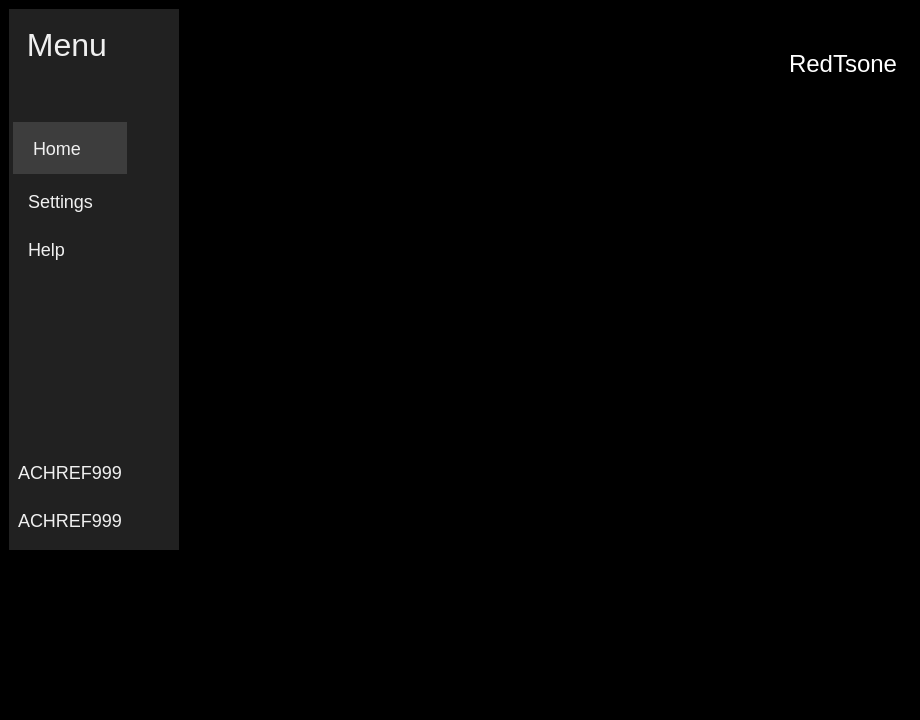
<?xml version="1.0" encoding="UTF-8"?>
<ui version="4.0">
 <class>MainWindow</class>
 <widget class="QMainWindow" name="MainWindow">
  <property name="geometry">
   <rect>
    <x>0</x>
    <y>0</y>
    <width>920</width>
    <height>720</height>
   </rect>
  </property>
  <property name="palette">
   <palette>
    <active>
     <colorrole role="WindowText">
      <brush brushstyle="SolidPattern">
       <color alpha="255">
        <red>255</red>
        <green>255</green>
        <blue>255</blue>
       </color>
      </brush>
     </colorrole>
     <colorrole role="Button">
      <brush brushstyle="SolidPattern">
       <color alpha="255">
        <red>0</red>
        <green>0</green>
        <blue>0</blue>
       </color>
      </brush>
     </colorrole>
     <colorrole role="Light">
      <brush brushstyle="SolidPattern">
       <color alpha="255">
        <red>0</red>
        <green>0</green>
        <blue>0</blue>
       </color>
      </brush>
     </colorrole>
     <colorrole role="Midlight">
      <brush brushstyle="SolidPattern">
       <color alpha="255">
        <red>0</red>
        <green>0</green>
        <blue>0</blue>
       </color>
      </brush>
     </colorrole>
     <colorrole role="Dark">
      <brush brushstyle="SolidPattern">
       <color alpha="255">
        <red>0</red>
        <green>0</green>
        <blue>0</blue>
       </color>
      </brush>
     </colorrole>
     <colorrole role="Mid">
      <brush brushstyle="SolidPattern">
       <color alpha="255">
        <red>0</red>
        <green>0</green>
        <blue>0</blue>
       </color>
      </brush>
     </colorrole>
     <colorrole role="Text">
      <brush brushstyle="SolidPattern">
       <color alpha="255">
        <red>255</red>
        <green>255</green>
        <blue>255</blue>
       </color>
      </brush>
     </colorrole>
     <colorrole role="BrightText">
      <brush brushstyle="SolidPattern">
       <color alpha="255">
        <red>255</red>
        <green>255</green>
        <blue>255</blue>
       </color>
      </brush>
     </colorrole>
     <colorrole role="ButtonText">
      <brush brushstyle="SolidPattern">
       <color alpha="255">
        <red>255</red>
        <green>255</green>
        <blue>255</blue>
       </color>
      </brush>
     </colorrole>
     <colorrole role="Base">
      <brush brushstyle="SolidPattern">
       <color alpha="255">
        <red>0</red>
        <green>0</green>
        <blue>0</blue>
       </color>
      </brush>
     </colorrole>
     <colorrole role="Window">
      <brush brushstyle="SolidPattern">
       <color alpha="255">
        <red>0</red>
        <green>0</green>
        <blue>0</blue>
       </color>
      </brush>
     </colorrole>
     <colorrole role="Shadow">
      <brush brushstyle="SolidPattern">
       <color alpha="255">
        <red>0</red>
        <green>0</green>
        <blue>0</blue>
       </color>
      </brush>
     </colorrole>
     <colorrole role="AlternateBase">
      <brush brushstyle="SolidPattern">
       <color alpha="255">
        <red>0</red>
        <green>0</green>
        <blue>0</blue>
       </color>
      </brush>
     </colorrole>
     <colorrole role="ToolTipBase">
      <brush brushstyle="SolidPattern">
       <color alpha="255">
        <red>255</red>
        <green>255</green>
        <blue>220</blue>
       </color>
      </brush>
     </colorrole>
     <colorrole role="ToolTipText">
      <brush brushstyle="SolidPattern">
       <color alpha="255">
        <red>0</red>
        <green>0</green>
        <blue>0</blue>
       </color>
      </brush>
     </colorrole>
     <colorrole role="PlaceholderText">
      <brush brushstyle="SolidPattern">
       <color alpha="128">
        <red>255</red>
        <green>255</green>
        <blue>255</blue>
       </color>
      </brush>
     </colorrole>
    </active>
    <inactive>
     <colorrole role="WindowText">
      <brush brushstyle="SolidPattern">
       <color alpha="255">
        <red>255</red>
        <green>255</green>
        <blue>255</blue>
       </color>
      </brush>
     </colorrole>
     <colorrole role="Button">
      <brush brushstyle="SolidPattern">
       <color alpha="255">
        <red>0</red>
        <green>0</green>
        <blue>0</blue>
       </color>
      </brush>
     </colorrole>
     <colorrole role="Light">
      <brush brushstyle="SolidPattern">
       <color alpha="255">
        <red>0</red>
        <green>0</green>
        <blue>0</blue>
       </color>
      </brush>
     </colorrole>
     <colorrole role="Midlight">
      <brush brushstyle="SolidPattern">
       <color alpha="255">
        <red>0</red>
        <green>0</green>
        <blue>0</blue>
       </color>
      </brush>
     </colorrole>
     <colorrole role="Dark">
      <brush brushstyle="SolidPattern">
       <color alpha="255">
        <red>0</red>
        <green>0</green>
        <blue>0</blue>
       </color>
      </brush>
     </colorrole>
     <colorrole role="Mid">
      <brush brushstyle="SolidPattern">
       <color alpha="255">
        <red>0</red>
        <green>0</green>
        <blue>0</blue>
       </color>
      </brush>
     </colorrole>
     <colorrole role="Text">
      <brush brushstyle="SolidPattern">
       <color alpha="255">
        <red>255</red>
        <green>255</green>
        <blue>255</blue>
       </color>
      </brush>
     </colorrole>
     <colorrole role="BrightText">
      <brush brushstyle="SolidPattern">
       <color alpha="255">
        <red>255</red>
        <green>255</green>
        <blue>255</blue>
       </color>
      </brush>
     </colorrole>
     <colorrole role="ButtonText">
      <brush brushstyle="SolidPattern">
       <color alpha="255">
        <red>255</red>
        <green>255</green>
        <blue>255</blue>
       </color>
      </brush>
     </colorrole>
     <colorrole role="Base">
      <brush brushstyle="SolidPattern">
       <color alpha="255">
        <red>0</red>
        <green>0</green>
        <blue>0</blue>
       </color>
      </brush>
     </colorrole>
     <colorrole role="Window">
      <brush brushstyle="SolidPattern">
       <color alpha="255">
        <red>0</red>
        <green>0</green>
        <blue>0</blue>
       </color>
      </brush>
     </colorrole>
     <colorrole role="Shadow">
      <brush brushstyle="SolidPattern">
       <color alpha="255">
        <red>0</red>
        <green>0</green>
        <blue>0</blue>
       </color>
      </brush>
     </colorrole>
     <colorrole role="AlternateBase">
      <brush brushstyle="SolidPattern">
       <color alpha="255">
        <red>0</red>
        <green>0</green>
        <blue>0</blue>
       </color>
      </brush>
     </colorrole>
     <colorrole role="ToolTipBase">
      <brush brushstyle="SolidPattern">
       <color alpha="255">
        <red>255</red>
        <green>255</green>
        <blue>220</blue>
       </color>
      </brush>
     </colorrole>
     <colorrole role="ToolTipText">
      <brush brushstyle="SolidPattern">
       <color alpha="255">
        <red>0</red>
        <green>0</green>
        <blue>0</blue>
       </color>
      </brush>
     </colorrole>
     <colorrole role="PlaceholderText">
      <brush brushstyle="SolidPattern">
       <color alpha="128">
        <red>255</red>
        <green>255</green>
        <blue>255</blue>
       </color>
      </brush>
     </colorrole>
    </inactive>
    <disabled>
     <colorrole role="WindowText">
      <brush brushstyle="SolidPattern">
       <color alpha="255">
        <red>0</red>
        <green>0</green>
        <blue>0</blue>
       </color>
      </brush>
     </colorrole>
     <colorrole role="Button">
      <brush brushstyle="SolidPattern">
       <color alpha="255">
        <red>0</red>
        <green>0</green>
        <blue>0</blue>
       </color>
      </brush>
     </colorrole>
     <colorrole role="Light">
      <brush brushstyle="SolidPattern">
       <color alpha="255">
        <red>0</red>
        <green>0</green>
        <blue>0</blue>
       </color>
      </brush>
     </colorrole>
     <colorrole role="Midlight">
      <brush brushstyle="SolidPattern">
       <color alpha="255">
        <red>0</red>
        <green>0</green>
        <blue>0</blue>
       </color>
      </brush>
     </colorrole>
     <colorrole role="Dark">
      <brush brushstyle="SolidPattern">
       <color alpha="255">
        <red>0</red>
        <green>0</green>
        <blue>0</blue>
       </color>
      </brush>
     </colorrole>
     <colorrole role="Mid">
      <brush brushstyle="SolidPattern">
       <color alpha="255">
        <red>0</red>
        <green>0</green>
        <blue>0</blue>
       </color>
      </brush>
     </colorrole>
     <colorrole role="Text">
      <brush brushstyle="SolidPattern">
       <color alpha="255">
        <red>0</red>
        <green>0</green>
        <blue>0</blue>
       </color>
      </brush>
     </colorrole>
     <colorrole role="BrightText">
      <brush brushstyle="SolidPattern">
       <color alpha="255">
        <red>255</red>
        <green>255</green>
        <blue>255</blue>
       </color>
      </brush>
     </colorrole>
     <colorrole role="ButtonText">
      <brush brushstyle="SolidPattern">
       <color alpha="255">
        <red>0</red>
        <green>0</green>
        <blue>0</blue>
       </color>
      </brush>
     </colorrole>
     <colorrole role="Base">
      <brush brushstyle="SolidPattern">
       <color alpha="255">
        <red>0</red>
        <green>0</green>
        <blue>0</blue>
       </color>
      </brush>
     </colorrole>
     <colorrole role="Window">
      <brush brushstyle="SolidPattern">
       <color alpha="255">
        <red>0</red>
        <green>0</green>
        <blue>0</blue>
       </color>
      </brush>
     </colorrole>
     <colorrole role="Shadow">
      <brush brushstyle="SolidPattern">
       <color alpha="255">
        <red>0</red>
        <green>0</green>
        <blue>0</blue>
       </color>
      </brush>
     </colorrole>
     <colorrole role="AlternateBase">
      <brush brushstyle="SolidPattern">
       <color alpha="255">
        <red>0</red>
        <green>0</green>
        <blue>0</blue>
       </color>
      </brush>
     </colorrole>
     <colorrole role="ToolTipBase">
      <brush brushstyle="SolidPattern">
       <color alpha="255">
        <red>255</red>
        <green>255</green>
        <blue>220</blue>
       </color>
      </brush>
     </colorrole>
     <colorrole role="ToolTipText">
      <brush brushstyle="SolidPattern">
       <color alpha="255">
        <red>0</red>
        <green>0</green>
        <blue>0</blue>
       </color>
      </brush>
     </colorrole>
     <colorrole role="PlaceholderText">
      <brush brushstyle="SolidPattern">
       <color alpha="128">
        <red>255</red>
        <green>255</green>
        <blue>255</blue>
       </color>
      </brush>
     </colorrole>
    </disabled>
   </palette>
  </property>
  <property name="windowTitle">
   <string>MainWindow</string>
  </property>
  <property name="styleSheet">
   <string notr="true">border:0px;
padding:0px;</string>
  </property>
  <widget class="QWidget" name="centralwidget">
   <property name="styleSheet">
    <string notr="true">padding:0px;
border:0px;</string>
   </property>
   <layout class="QGridLayout" name="gridLayout_3">
    <item row="0" column="0">
     <widget class="QWidget" name="MainWidget" native="true">
      <property name="styleSheet">
       <string notr="true">border:0px;
QPushButton::hover{
background-color:#3d3d3d;
}</string>
      </property>
      <widget class="QWidget" name="widget" native="true">
       <property name="geometry">
        <rect>
         <x>-10</x>
         <y>-10</y>
         <width>180</width>
         <height>551</height>
        </rect>
       </property>
       <property name="maximumSize">
        <size>
         <width>180</width>
         <height>16777215</height>
        </size>
       </property>
       <property name="styleSheet">
        <string notr="true">background-color:#212121;
color:white;
font-size:18px;
</string>
       </property>
       <widget class="QPushButton" name="Home">
        <property name="geometry">
         <rect>
          <x>9</x>
          <y>123</y>
          <width>119</width>
          <height>52</height>
         </rect>
        </property>
        <property name="styleSheet">
         <string notr="true">color:#f0f0f0;
border:0px;
text-align:left;
margin-left:5px;
padding:10px;
background-color:#3d3d3d;</string>
        </property>
        <property name="text">
         <string>  Home</string>
        </property>
        <property name="icon">
         <iconset>
          <normaloff>home.png</normaloff>home.png</iconset>
        </property>
        <property name="iconSize">
         <size>
          <width>32</width>
          <height>32</height>
         </size>
        </property>
        <property name="flat">
         <bool>true</bool>
        </property>
       </widget>
       <widget class="QPushButton" name="Settings">
        <property name="geometry">
         <rect>
          <x>9</x>
          <y>181</y>
          <width>126</width>
          <height>42</height>
         </rect>
        </property>
        <property name="styleSheet">
         <string notr="true">color:#f0f0f0;
border:0px;
text-align:left;
margin-left:5px;
padding:5px;</string>
        </property>
        <property name="text">
         <string>  Settings</string>
        </property>
        <property name="icon">
         <iconset>
          <normaloff>settings.png</normaloff>settings.png</iconset>
        </property>
        <property name="iconSize">
         <size>
          <width>32</width>
          <height>32</height>
         </size>
        </property>
        <property name="flat">
         <bool>true</bool>
        </property>
       </widget>
       <widget class="QPushButton" name="Help">
        <property name="geometry">
         <rect>
          <x>9</x>
          <y>229</y>
          <width>98</width>
          <height>42</height>
         </rect>
        </property>
        <property name="styleSheet">
         <string notr="true">color:#f0f0f0;
border:0px;
text-align:left;
margin-left:5px;
padding:5px;</string>
        </property>
        <property name="text">
         <string>  Help</string>
        </property>
        <property name="icon">
         <iconset>
          <normaloff>help.png</normaloff>help.png</iconset>
        </property>
        <property name="iconSize">
         <size>
          <width>32</width>
          <height>32</height>
         </size>
        </property>
        <property name="flat">
         <bool>true</bool>
        </property>
       </widget>
       <widget class="QPushButton" name="Linkedin">
        <property name="geometry">
         <rect>
          <x>9</x>
          <y>452</y>
          <width>145</width>
          <height>42</height>
         </rect>
        </property>
        <property name="styleSheet">
         <string notr="true">color:#f0f0f0;
border:0px;
text-align:left;
margin-left:5px;
padding:5px;</string>
        </property>
        <property name="text">
         <string>ACHREF999</string>
        </property>
        <property name="icon">
         <iconset>
          <normaloff>Linkedin.png</normaloff>Linkedin.png</iconset>
        </property>
        <property name="iconSize">
         <size>
          <width>32</width>
          <height>32</height>
         </size>
        </property>
        <property name="flat">
         <bool>true</bool>
        </property>
       </widget>
       <widget class="QPushButton" name="Github">
        <property name="geometry">
         <rect>
          <x>9</x>
          <y>500</y>
          <width>145</width>
          <height>42</height>
         </rect>
        </property>
        <property name="styleSheet">
         <string notr="true">color:#f0f0f0;
border:0px;
text-align:left;
margin-left:5px;
padding:5px;</string>
        </property>
        <property name="text">
         <string>ACHREF999</string>
        </property>
        <property name="icon">
         <iconset>
          <normaloff>github.png</normaloff>github.png</iconset>
        </property>
        <property name="iconSize">
         <size>
          <width>32</width>
          <height>32</height>
         </size>
        </property>
        <property name="flat">
         <bool>true</bool>
        </property>
       </widget>
       <widget class="QPushButton" name="Menu">
        <property name="geometry">
         <rect>
          <x>9</x>
          <y>9</y>
          <width>162</width>
          <height>74</height>
         </rect>
        </property>
        <property name="styleSheet">
         <string notr="true">color:#f0f0f0;
border:0px;
text-align:left;
margin-left:5px;
padding:5px;
font-size:32px;</string>
        </property>
        <property name="text">
         <string> Menu</string>
        </property>
        <property name="icon">
         <iconset>
          <normaloff>menu.png</normaloff>menu.png</iconset>
        </property>
        <property name="iconSize">
         <size>
          <width>64</width>
          <height>64</height>
         </size>
        </property>
        <property name="flat">
         <bool>true</bool>
        </property>
       </widget>
      </widget>
      <widget class="QLabel" name="label">
       <property name="enabled">
        <bool>true</bool>
       </property>
       <property name="geometry">
        <rect>
         <x>780</x>
         <y>40</y>
         <width>121</width>
         <height>29</height>
        </rect>
       </property>
       <property name="font">
        <font>
         <pointsize>18</pointsize>
        </font>
       </property>
       <property name="styleSheet">
        <string notr="true">color:white;</string>
       </property>
       <property name="text">
        <string>RedTsone</string>
       </property>
      </widget>
      <widget class="QLabel" name="label_2">
       <property name="geometry">
        <rect>
         <x>710</x>
         <y>20</y>
         <width>61</width>
         <height>61</height>
        </rect>
       </property>
       <property name="text">
        <string/>
       </property>
       <property name="pixmap">
        <pixmap>logo.png</pixmap>
       </property>
       <property name="scaledContents">
        <bool>true</bool>
       </property>
      </widget>
      <widget class="QLabel" name="label_4">
       <property name="geometry">
        <rect>
         <x>766</x>
         <y>20</y>
         <width>61</width>
         <height>61</height>
        </rect>
       </property>
       <property name="text">
        <string/>
       </property>
       <property name="pixmap">
        <pixmap>logo.png</pixmap>
       </property>
       <property name="scaledContents">
        <bool>true</bool>
       </property>
      </widget>
     </widget>
    </item>
   </layout>
  </widget>
  <widget class="QMenuBar" name="menubar">
   <property name="geometry">
    <rect>
     <x>0</x>
     <y>0</y>
     <width>920</width>
     <height>21</height>
    </rect>
   </property>
  </widget>
  <widget class="QStatusBar" name="statusbar"/>
 </widget>
 <resources/>
 <connections/>
</ui>
